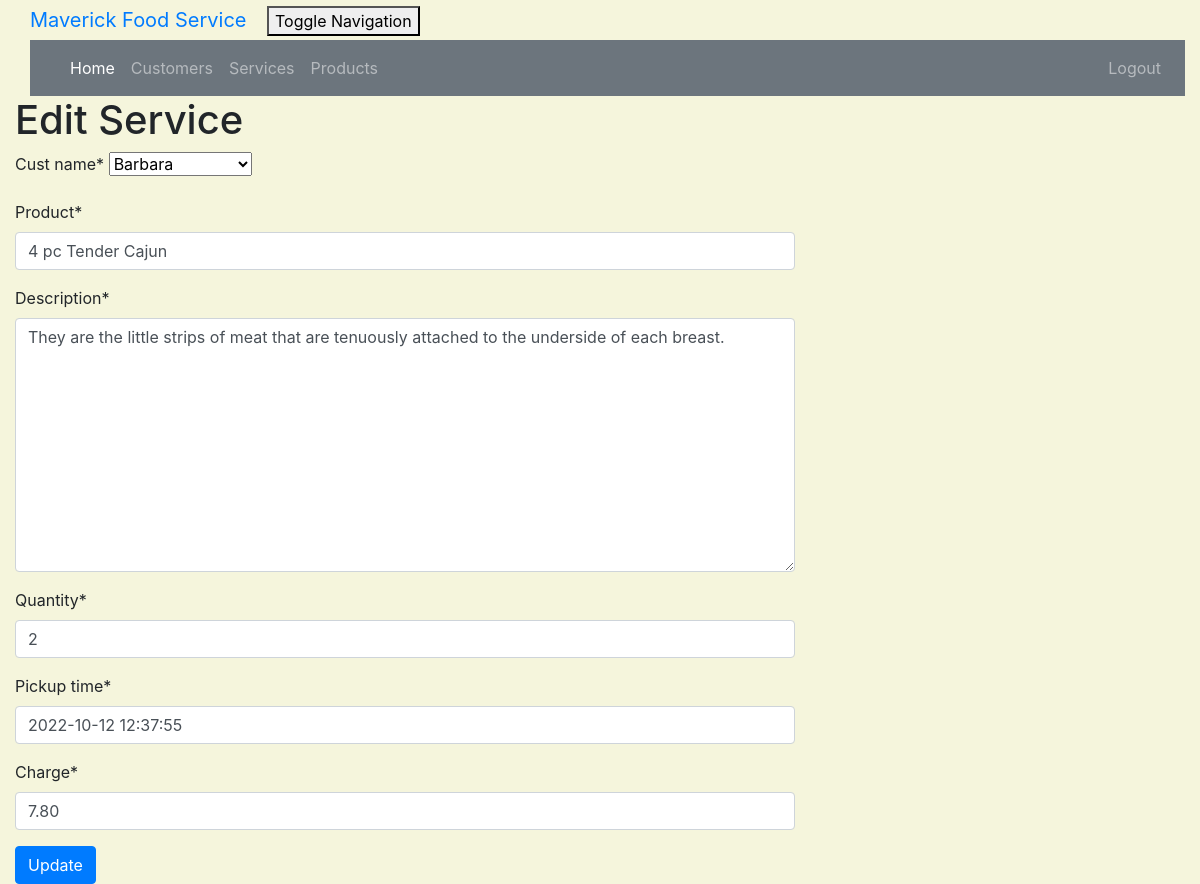
Screenshot of /product/1/edit/ (signed in) with the database file from the repository.
### crm/models.py (models this page shows, shortened)
class Customer(models.Model):
    cust_name = models.CharField(max_length=50)
    email = models.EmailField(max_length=100)
    phone = models.CharField(max_length=20)
    bldgroom = models.CharField(max_length=100)
    address = models.CharField(max_length=200)
    city = models.CharField(max_length=50)
    state = models.CharField(max_length=50)
    zipcode = models.CharField(max_length=10)
    organization = models.CharField(max_length=100)
    role = models.CharField(max_length=100)
    def __str__(self):
        return self.cust_name

class Product(models.Model):
    cust_name = models.ForeignKey(Customer, on_delete=models.CASCADE, related_name='products')
    product = models.CharField(max_length=100)
    description = models.TextField()
    quantity = models.IntegerField()
    pickup_time = models.DateTimeField(
        default=timezone.now)
    charge = models.DecimalField(max_digits=10, decimal_places=2)
    created_date = models.DateTimeField(
        default=timezone.now)
    updated_date = models.DateTimeField(auto_now_add=True)

### crm/views.py (the view)
# urls.py: path('product/<int:pk>/edit/', views.product_edit, name='product_edit'),
@login_required
def product_edit(request, pk):
    product = get_object_or_404(Product, pk=pk)
    if request.method == "POST":
        form = ProductForm(request.POST, instance=product)
        if form.is_valid():
            product = form.save()
            product.updated_date = timezone.now()
            product.save()
            products = Product.objects.filter(created_date__lte=timezone.now())
            return render(request, 'crm/product_list.html', {'products': products})
    else:
        form = ProductForm(instance=product)
    return render(request, 'crm/product_edit.html', {'form': form})

### crm/forms.py
class ProductForm(forms.ModelForm):
    class Meta:
        model = Product
        fields = ('cust_name', 'product', 'description', 'quantity', 'pickup_time', 'charge')

### crm/templates/crm/product_edit.html (shortened to what this page needs)
<!DOCTYPE html>
<html lang="en">
{% extends 'crm/base.html' %}
{% load crispy_forms_tags %}
{% block content %}
    <h1>Edit Service</h1>
    <form method="POST" class="product-form">{% csrf_token %}
        {{ form|crispy }}
        <button type="submit" class="btn btn-primary">Update</button>
    </form>
{% endblock %}

### crm/static/css/portfolio.css (style rules this page uses)
body { padding-left: 15px; }

### crm/templates/crm/product_edit.html (style rules this page uses)
body { background-color: beige; }

### rows the page displays
Customer: cust_name "Barbara"
Product: product "4 pc Tender Cajun", description "They are the little strips of meat that are tenuously attached to the underside of each breast.", quantity "2", pickup_time "2022-10-12 12:37:55", charge "7.80"
